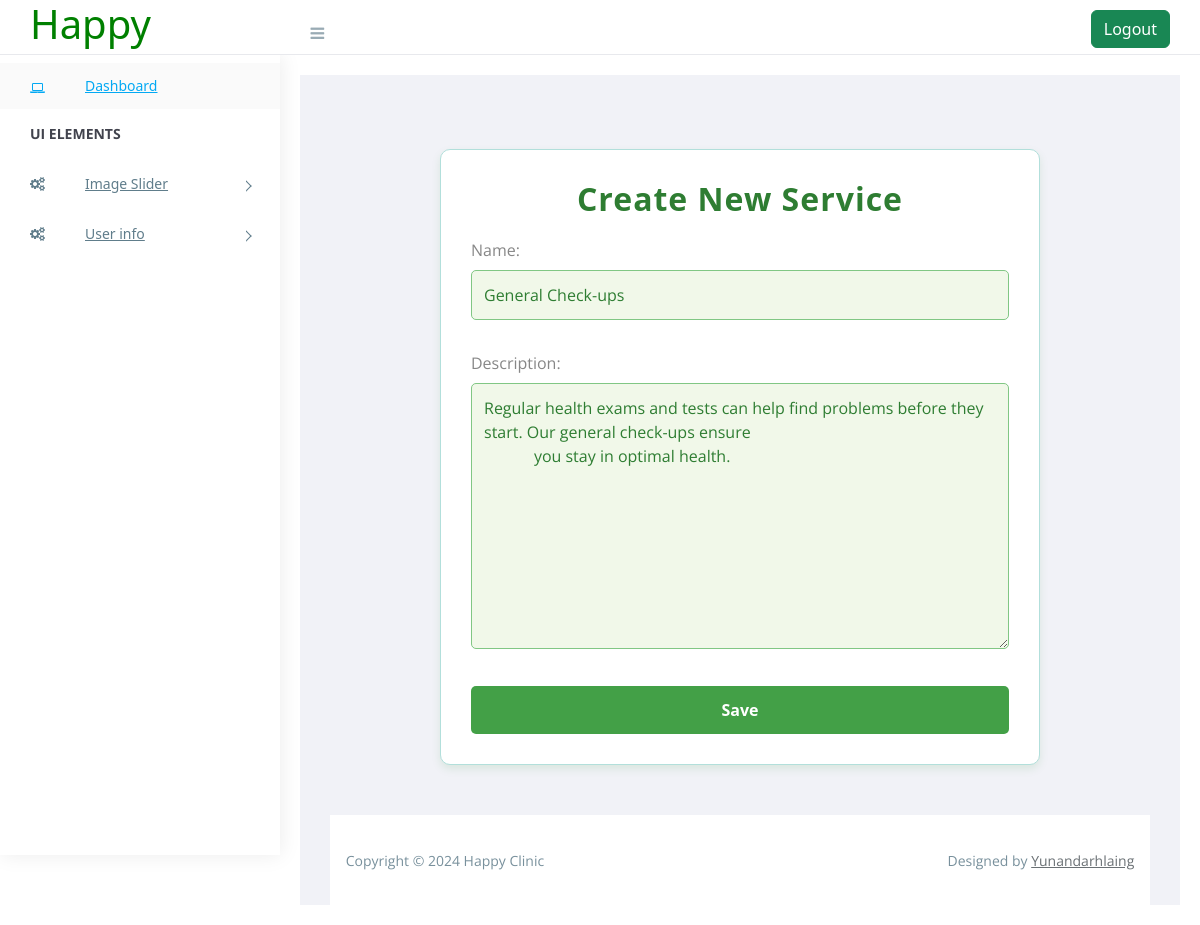
Screenshot of /myadmin/update/4/ with the database file from the repository.
### myadmin/models.py (models this page shows, shortened)
class Service(models.Model):
    name = models.CharField(max_length=100)
    description = models.TextField()

### myadmin/views.py (the view)
# urls.py: path('update/<int:pk>/', views.service_update, name='service_update'),
def service_update(request, pk):
    service = get_object_or_404(Service, pk=pk)
    if request.method == 'POST':
        form = ServiceForm(request.POST, instance=service)
        if form.is_valid():
            form.save()
            return redirect('/myadmin/service_list/')
    else:
        form = ServiceForm(instance=service)
    return render(request, 'service_form.html', {'form': form})

### myadmin/forms.py
class ServiceForm(forms.ModelForm):
    class Meta:
        model = Service
        fields = ['name', 'description']

### myadmin/templates/service_form.html (shortened to what this page needs)
{% extends 'adminbase.html' %}
{% block body %}
{% load static %}
<br>
<section class="create">
<h1>{{ service.id|default:"Create New Service" }}</h1>
    <form method="post" enctype="multipart/form-data">
        {{ form.as_p }}
        <button type="submit" class="btn btn-success">Save</button>
    </form>
</section>
{% endblock %}

### static/assets/css/style.css (style rules this page uses)
body { display: table; font-family: "Open Sans", sans-serif; font-size: 16px; width: 100%; }
p { font-size: 16px; font-family: "Open Sans", sans-serif; font-weight: 400; line-height: 24px; color: #878787; }
a, button { text-decoration: none; outline: none !important; color: #878787; -webkit-transition: all 0.25s ease; transition: all 0.25s ease; }
h1, h2, h3, h4, h5, h6 { margin: 0; }
.btn, button, input, textarea { -webkit-box-shadow: none; box-shadow: none; outline: 0 !important; }
.btn { border-radius: 3px; }
.btn, .button { display: inline-block; font-weight: 400; text-align: center; white-space: nowrap; vertical-align: middle; -webkit-transition: all .15s ease-in-out; transition: all .15s ease-in-out; border-radius: 3; cursor: pointer; }
body { transition: background-color 0.3s, color 0.3s; }
button { padding: 10px 20px; margin: 20px; cursor: pointer; }

### static/assets/css/adminstyle.css (style rules this page uses)
body { font-family: 'Arial', sans-serif; background-color: #e9f7ec; margin: 0; padding: 20px; }
.create { max-width: 600px; margin: 50px auto; background-color: #ffffff; padding: 30px; border-radius: 10px; border: 1px solid #b2dfdb; box-shadow: 0 4px 10px rgba(0, 128, 0, 0.1); }
.create h1 { font-size: 2rem; color: #2e7d32; text-align: center; margin-bottom: 20px; font-weight: bold; letter-spacing: 1px; }
.create form { width: 100%; }
.create form input[type="text"], .create form textarea, .create form select { width: 100%; padding: 12px; margin-bottom: 15px; border: 1px solid #81c784; border-radius: 5px; font-size: 1rem; color: #2e7d32; background-color: #f1f8e9; box-sizing: border-box; }
.create form textarea { resize: vertical; min-height: 120px; }
.create form button { width: 100%; padding: 12px; font-size: 1rem; font-weight: bold; color: #ffffff; background-color: #43a047; border: none; border-radius: 5px; cursor: pointer; transition: background-color 0.3s ease, transform 0.2s ease; }

### rows the page displays
Service: name "General Check-ups", description "Regular health exams and tests can help find problems before they start. Our general check-ups ensure you stay in optimal health."

### other values shown
{{ service.id|default:"Create New Service" }} "Create New Service"
